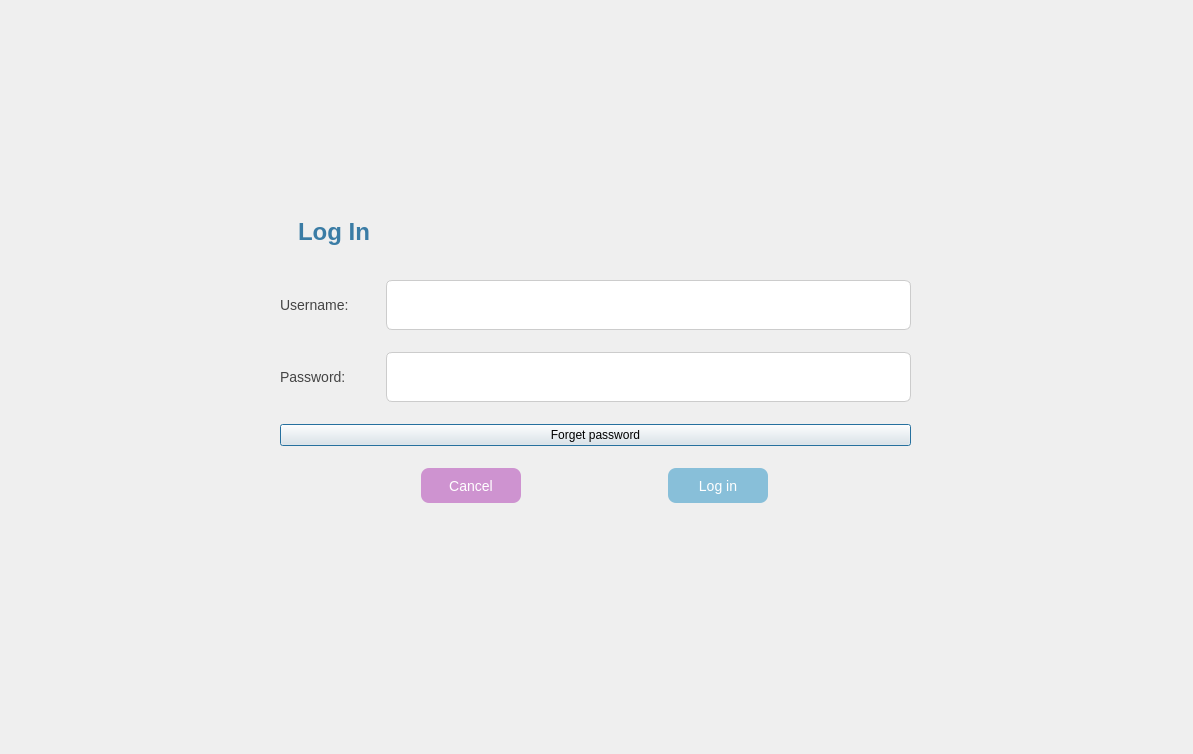
<?xml version="1.0" encoding="UTF-8"?>
<ui version="4.0">
 <class>login</class>
 <widget class="QDialog" name="login">
  <property name="geometry">
   <rect>
    <x>0</x>
    <y>0</y>
    <width>1193</width>
    <height>754</height>
   </rect>
  </property>
  <property name="windowTitle">
   <string>Dialog</string>
  </property>
  <property name="styleSheet">
   <string notr="true">QDialog {
    background-image: url(:/images/signup_and_login.png);
    background-repeat: no-repeat;
    background-position: center;
    background-attachment: fixed;
}</string>
  </property>
  <widget class="QWidget" name="verticalLayoutWidget">
   <property name="geometry">
    <rect>
     <x>280</x>
     <y>190</y>
     <width>631</width>
     <height>331</height>
    </rect>
   </property>
   <layout class="QVBoxLayout" name="verticalLayout">
    <item>
     <widget class="QLabel" name="lgtitleLabel">
      <property name="sizePolicy">
       <sizepolicy hsizetype="Preferred" vsizetype="Fixed">
        <horstretch>0</horstretch>
        <verstretch>0</verstretch>
       </sizepolicy>
      </property>
      <property name="minimumSize">
       <size>
        <width>250</width>
        <height>50</height>
       </size>
      </property>
      <property name="styleSheet">
       <string notr="true">QLabel {
    font-size: 24px;
    font-weight: bold;
    color: #3a7ca5;
    padding: 12px;
}</string>
      </property>
      <property name="text">
       <string>Log In</string>
      </property>
     </widget>
    </item>
    <item>
     <layout class="QHBoxLayout" name="lgusernameLayout">
      <item>
       <widget class="QLabel" name="lgusernameLabel">
        <property name="sizePolicy">
         <sizepolicy hsizetype="Fixed" vsizetype="Fixed">
          <horstretch>100</horstretch>
          <verstretch>0</verstretch>
         </sizepolicy>
        </property>
        <property name="minimumSize">
         <size>
          <width>100</width>
          <height>0</height>
         </size>
        </property>
        <property name="styleSheet">
         <string notr="true">QLabel {
    font-size: 14px;
    color: #444;
}</string>
        </property>
        <property name="text">
         <string>Username:</string>
        </property>
       </widget>
      </item>
      <item>
       <widget class="QLineEdit" name="lgusernameLine">
        <property name="minimumSize">
         <size>
          <width>250</width>
          <height>50</height>
         </size>
        </property>
        <property name="styleSheet">
         <string notr="true">QLineEdit {
    font-size: 14px;
    padding: 6px;
    border: 1px solid #ccc;
    border-radius: 6px;
    background-color: white;
}</string>
        </property>
       </widget>
      </item>
     </layout>
    </item>
    <item>
     <layout class="QHBoxLayout" name="lgpasswordLayout">
      <item>
       <widget class="QLabel" name="lgpasswordLabel">
        <property name="sizePolicy">
         <sizepolicy hsizetype="Fixed" vsizetype="Fixed">
          <horstretch>0</horstretch>
          <verstretch>0</verstretch>
         </sizepolicy>
        </property>
        <property name="minimumSize">
         <size>
          <width>100</width>
          <height>0</height>
         </size>
        </property>
        <property name="styleSheet">
         <string notr="true">QLabel {
    font-size: 14px;
    color: #444;
}</string>
        </property>
        <property name="text">
         <string>Password:</string>
        </property>
       </widget>
      </item>
      <item>
       <widget class="QLineEdit" name="lgpasswordLine">
        <property name="minimumSize">
         <size>
          <width>250</width>
          <height>50</height>
         </size>
        </property>
        <property name="styleSheet">
         <string notr="true">QLineEdit {
    font-size: 14px;
    padding: 6px;
    border: 1px solid #ccc;
    border-radius: 6px;
    background-color: white;
}
</string>
        </property>
       </widget>
      </item>
     </layout>
    </item>
    <item>
     <widget class="QPushButton" name="forgetpasswordButton">
      <property name="styleSheet">
       <string notr="true">QPushButton#forgotPasswordButton {
    background-color: transparent;
    color: #2a5d7d;
    font-size: 14px;
    border: 2px solid #88bfd9;
    border-radius: 6px;
    padding: 8px;
}

QPushButton#forgotPasswordButton:hover {
    background-color: #e1f1f8;
    color: #1f4e6d;
}

QPushButton#forgotPasswordButton:pressed {
    background-color: #cbdce7;
}</string>
      </property>
      <property name="text">
       <string>Forget password</string>
      </property>
     </widget>
    </item>
    <item>
     <layout class="QHBoxLayout" name="horizontalLayout_4">
      <item>
       <widget class="QPushButton" name="lgcancelButton">
        <property name="sizePolicy">
         <sizepolicy hsizetype="Fixed" vsizetype="Fixed">
          <horstretch>0</horstretch>
          <verstretch>0</verstretch>
         </sizepolicy>
        </property>
        <property name="minimumSize">
         <size>
          <width>100</width>
          <height>35</height>
         </size>
        </property>
        <property name="styleSheet">
         <string notr="true">QPushButton#lgcancelButton {
    background-color: #ce93d0;
    color: white;
    font-size: 14px;
    padding: 8px 16px;
    border: none;
    border-radius: 8px;
}
QPushButton#lgcancelButton:hover {
    background-color: #bb7abc;
}</string>
        </property>
        <property name="text">
         <string>Cancel</string>
        </property>
       </widget>
      </item>
      <item>
       <widget class="QPushButton" name="loginButton">
        <property name="sizePolicy">
         <sizepolicy hsizetype="Fixed" vsizetype="Fixed">
          <horstretch>0</horstretch>
          <verstretch>0</verstretch>
         </sizepolicy>
        </property>
        <property name="minimumSize">
         <size>
          <width>100</width>
          <height>35</height>
         </size>
        </property>
        <property name="styleSheet">
         <string notr="true">QPushButton#loginButton {
    background-color: #88bfd9;
    color: white;
    font-size: 14px;
    padding: 8px 16px;
    border: none;
    border-radius: 8px;
}
QPushButton#loginButton:hover {
    background-color: #6aaac1;
}</string>
        </property>
        <property name="text">
         <string>Log in</string>
        </property>
       </widget>
      </item>
     </layout>
    </item>
   </layout>
  </widget>
 </widget>
 <resources/>
 <connections/>
</ui>
